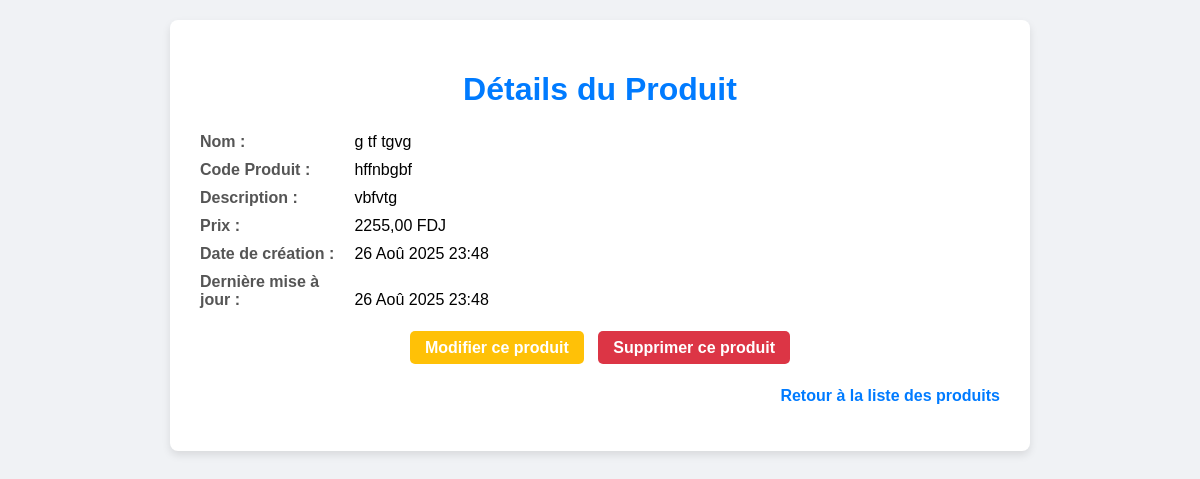
The app's page /products/5/ (signed in) with its own data.
### products/models.py (models this page shows, shortened)
class Produit(models.Model):
    name = models.CharField(max_length=200, verbose_name=_("Nom du produit"))
    description = models.TextField(blank=True, null=True, verbose_name=_("Description"))
    price = models.DecimalField(max_digits=10, decimal_places=2, verbose_name=_("Prix unitaire"))
    product_code = models.CharField(max_length=50, unique=True, verbose_name=_("Code produit"))
    created_at = models.DateTimeField(auto_now_add=True, verbose_name=_("Date de création"))
    updated_at = models.DateTimeField(auto_now=True, verbose_name=_("Date de dernière modification"))
    class Meta:
        verbose_name = _("Produit")
        verbose_name_plural = _("Produits")
        ordering = ['name']

### products/views.py (the view)
# urls.py: path('<int:pk>/', views.product_detail, name='product_detail'),
@login_required
def product_detail(request, pk):
    product = get_object_or_404(Produit, pk=pk)
    context = {
        'product': product,
        'page_title': f"Détails du produit: {product.name}",
    }
    return render(request, 'products/product_detail.html', context)

### products/templates/products/product_detail.html (shortened to what this page needs)
<!DOCTYPE html>
<html lang="fr">
<head>
</head>
<body>
    <div class="container">
        <h1>Détails du Produit</h1>
        <div class="detail-item">
            <strong>Nom :</strong> {{ product.name }}
        </div>
        <div class="detail-item">
            <strong>Code Produit :</strong> {{ product.product_code }}
        </div>
        <div class="detail-item">
            <strong>Description :</strong> {{ product.description|default:"Aucune description." }}
        </div>
        <div class="detail-item">
            <strong>Prix :</strong> {{ product.price }} FDJ
        </div>
        <div class="detail-item">
            <strong>Date de création :</strong> {{ product.created_at|date:"d M Y H:i" }}
        </div>
        <div class="detail-item">
            <strong>Dernière mise à jour :</strong> {{ product.updated_at|date:"d M Y H:i" }}
        </div>
        <div class="action-links">
            <a href="{% url 'products:product_update' product.pk %}" class="edit">Modifier ce produit</a>
            <a href="{% url 'products:product_delete' product.pk %}" class="delete">Supprimer ce produit</a>
        </div>
        <div class="back-link">
            <p><a href="{% url 'products:product_list' %}">Retour à la liste des produits</a></p>
        </div>
    </div>
</body>
</html>

### products/templates/products/product_detail.html (style rules this page uses)
body { font-family: Arial, sans-serif; margin: 20px; background-color: #f0f2f5; }
.container { max-width: 800px; margin: 20px auto; background-color: #fff; padding: 30px; border-radius: 8px; box-shadow: 0 4px 8px rgba(0,0,0,0.1); }
h1 { color: #007bff; text-align: center; margin-bottom: 25px; }
.detail-item { margin-bottom: 10px; }
.detail-item strong { display: inline-block; width: 150px; color: #555; }
.action-links { margin-top: 30px; text-align: center; }
.action-links a { background-color: #28a745; color: white; padding: 8px 15px; border-radius: 5px; text-decoration: none; font-weight: bold; margin: 0 5px; transition: background-color 0.3s ease; }
.action-links a.edit { background-color: #ffc107; }
.action-links a.delete { background-color: #dc3545; }
.back-link { margin-top: 30px; display: block; text-align: right; }
.back-link a { text-decoration: none; color: #007bff; font-weight: bold; }

### records on screen
Produit: name "g tf tgvg", product_code "hffnbgbf", description "vbfvtg", price "2255,00", created_at "26 Aoû 2025 23:48", updated_at "26 Aoû 2025 23:48"
